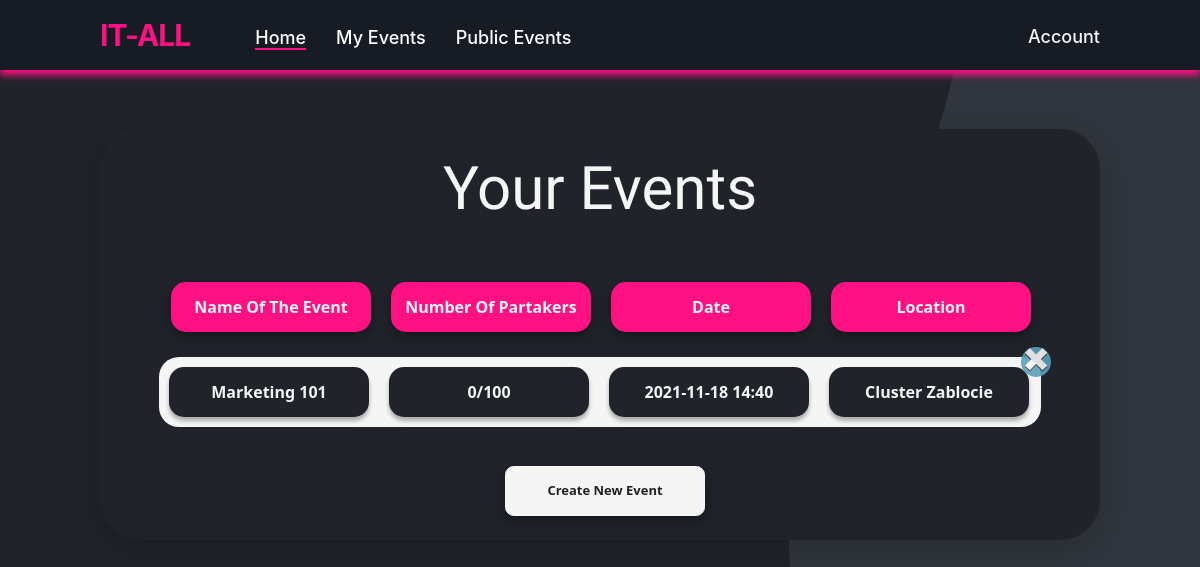
Page /tournaments (signed in) on the committed database.
### website/models.py (models this page shows)
class Tournament(db.Model):
    id = db.Column(db.Integer,primary_key=True)
    user_id = db.Column(db.Integer,db.ForeignKey('user.id'))
    name = db.Column(db.String(150))
    date = db.Column(db.Date)
    time = db.Column(db.Time)
    location = db.Column(db.String(150))
    discipline = db.Column(db.String(150))
    type = db.Column(db.String(150))
    description = db.Column(db.String(5000))
    status = db.Column(db.String(150), default="upcoming")
    is_public = db.Column(db.Boolean(),default=False)
    current_round_number = db.Column(db.Integer(),default=0)
    max_part = db.Column(db.Integer(),default = 100000000)
    partNumber = db.Column(db.Integer(),default = 0)
    edited_dual_id = db.Column(db.Integer())
    rounds = db.relationship('Round')
    duals = db.relationship('Dual')
    opponents = db.relationship('Opponent')
    standings = db.relationship('Standing')
    participants = db.relationship('User')

### website/views.py (the view)
@views.route('/tournaments', methods=['GET', 'POST'])
@login_required
def tournaments():
    return render_template("tournaments.html", user=current_user)

### website/__init__.py (called while the page is built)
def create_app():
    app = Flask(__name__)
    app.config['SECRET_KEY'] = 'kjabwdlajbal'
    app.config['SQLALCHEMY_DATABASE_URI'] = f'sqlite:///{DB_NAME}'
    app.config['SQLALCHEMY_TRACK_MODIFICATIONS'] = False
    db.init_app(app)  # inicjowanie bazy danych dla aplikacji
    from .views import views
    from .auth import auth
    app.register_blueprint(views, url_prefix='/')
    app.register_blueprint(auth, url_prefix='/')
    from .models import User
    create_datebase(app)
    login_manager = LoginManager()
    login_manager.login_view = 'auth.login'
    login_manager.init_app(app)
    @login_manager.user_loader
    def load_user(id):
        return User.query.get(int(id))
    return app

### website/templates/tournaments.html (shortened to what this page needs)
{% extends "base.html" %} {% block title %}Your Events{% endblock %} {% block
content %}
<section class="tournaments_box_container container_tournaments">
  <br />
  <h3 align="center">Your Events</h3>
  {% if user.tournaments|length > 0 %}
  <table style="margin: auto">
    <thead style="display: flex; margin-bottom: 15px; margin-top: 15px">
      <tr>
        <div align="center ">
          <td></td>
        </div>
      </tr>
      <tr class="btn-danger_nav_list_group_tournaments">
        <div align="center ">
          <td>Name Of The Event</td>
        </div>
      </tr>
      <tr class="btn-danger_nav_list_group_tournaments">
        <div align="center ">
          <td>Number Of Partakers</td>
        </div>
      </tr>
      <tr class="btn-danger_nav_list_group_tournaments">
        <div align="center ">
          <td>Date</td>
        </div>
      </tr>
      <tr class="btn-danger_nav_list_group_tournaments">
        <div align="center ">
          <td>Location</td>
        </div>
      </tr>
    </thead>
    {% endif %} {% for event in user.tournaments %} {% if event.is_public %}
    <tbody
      class="btn_tournaments_list"
      onClick="showTournament({{event.id}}) "
      color="#FF1083"
      style="display: flex; margin-bottom: 15px; position: relative"
    >
      {% else %}
    <tbody
      class="btn_tournaments_list"
      onClick="showTournament({{event.id}}) "
      style="display: flex; margin-bottom: 15px; position: relative"
    >
      {% endif %}
      <tr class="btn-danger_nav_list_group_tournaments_name" align="center ">
        <td>{{event.name}}</td>
      </tr>
      <tr class="btn-danger_nav_list_group_tournaments_name" align="center ">
        <td>{{event.partNumber}}/{{event.max_part}}</td>
      </tr>
      <tr class="btn-danger_nav_list_group_tournaments_name" align="center ">
        <td>{{event.date}} {{event.time.strftime("%H:%M")}}</td>
      </tr>
      <tr class="btn-danger_nav_list_group_tournaments_name" align="center ">
        <td>{{event.location}}</td>
      </tr>
      <tr>
        <td>
          <button id="button_close" class="close_tournaments">
            <p onClick="deleteTournament({{event.id}})" aria-hidden="true">
              &times;
            </p>
          </button>
        </td>
      </tr>
    </tbody>
    {% endfor %}
    <br />
  </table>
  <br />
  <div align="center">
    <a href="/new-tournament ">
      <button id="btn" type="button " class="btn-danger_nav_tournaments">
        Create New Event
      </button>
    </a>
  </div>
  <br />
</section>
{% endblock %}

### website/static/style.css (style rules this page uses)
html { scroll-behavior: smooth; }
body { background-image: url("../static/bgp.png"); scroll-behavior: smooth; overflow: overlay; background-repeat: no-repeat; background-attachment: fixed; }
button.close_tournaments { border-color: transparent; background-color: #5aa0ba; position: absolute; width: 30px; height: 30px; right: -10px; top: -10px; border-radius: 50%; display: flex; align-items: center; justify-content: center; text-align: center; }
button.close_tournaments p { width: 30px; height: 33px; text-align: center; }
.close_tournaments { font-size: 2.5rem; font-weight: 900; line-height: 1; color: whitesmoke; opacity: 90%; text-shadow: 0 1px 0 #171c24; margin-right: auto; }
a { color: #fff; font-size: 18px; font-weight: 500; text-decoration: none; }
h3 { color: whitesmoke; font-family: "Stick No Bills", sans-serif; font-size: 60px; }
.tournaments_box_container { background-color: #20242a; height: 300px; width: 700px; box-shadow: 0 8px 30px 0 rgba(0, 0, 0, 0.2); border-radius: 40px; display: flex; flex-direction: column; align-items: center; }
.container_tournaments { width: 1000px; height: auto; margin: 0 auto; margin-top: 5%; }
.btn-danger_nav_list_group_tournaments { background-color: #FF1083; border: 0; width: 200px; height: 50px; border-radius: 15px; outline: none; box-shadow: 0px 5px 12px rgba(0, 0, 0, 0.4); transition: 0.5s; backface-visibility: hidden; margin: 10px; text-align: -webkit-center; }
.btn-danger_nav_list_group_tournaments td { color: whitesmoke; font-family: "Segoe UI", Tahoma, Geneva, Verdana, sans-serif; font-weight: bold; padding: 13px; text-align: center; }
.btn-danger_nav_list_group_tournaments_name { background-color: #20242a; border: 0; width: 200px; height: 50px; border-radius: 15px; outline: none; box-shadow: 0 0.25em 0.25em rgb(0 0 0 / 30%); transition: 0.5s; backface-visibility: hidden; margin: 10px; text-align: -webkit-center; }
.btn-danger_nav_list_group_tournaments_name td { color: whitesmoke; font-family: "Segoe UI", Tahoma, Geneva, Verdana, sans-serif; font-weight: bold; padding: 13px; text-align: center; }
.btn_tournaments_list { background-color: whitesmoke; border: 0; border-radius: 20px; cursor: pointer; transition: all 0.3s ease-out; }
.btn-danger_nav_tournaments { background-color: whitesmoke; border: 0; width: 200px; height: 50px; border-radius: 0.55rem; font-family: "Segoe UI", Tahoma, Geneva, Verdana, sans-serif; color: #202225; font-size: 13px; font-weight: bold; outline: none; box-shadow: 0px 5px 12px rgba(0, 0, 0, 0.4); transition: 0.5s; backface-visibility: hidden; border: 1px solid whitesmoke; margin-left: 10px; }

### rows in the picture
Tournament: name "Marketing 101", partNumber "0", max_part "100", date "2021-11-18", time "14:40", location "Cluster Zablocie"
